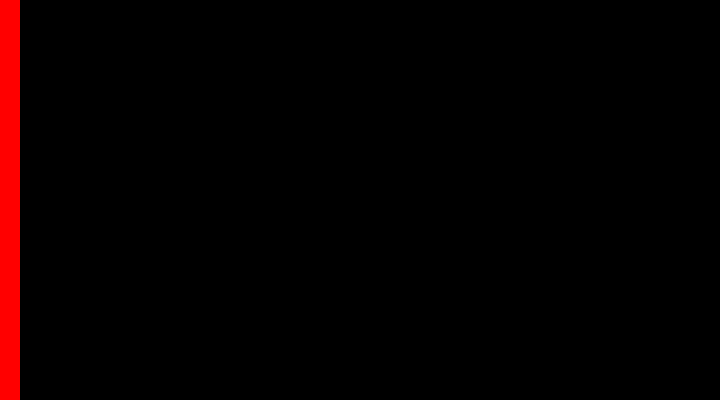
Frame 1 (no input)
Frame 60 (no input): identical to frame 1, image omitted
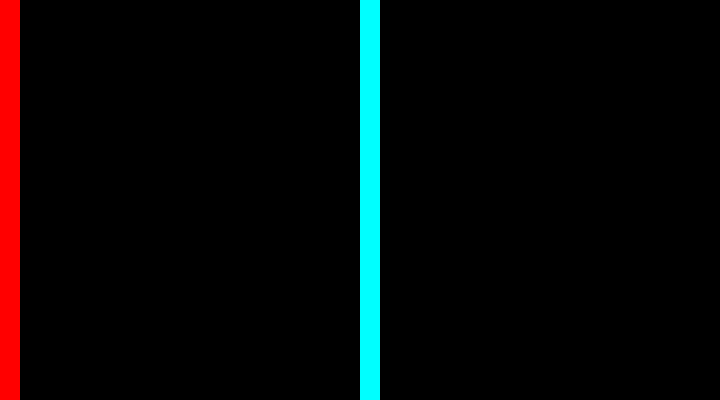
Frame 120 (the mouse pressed at the canvas centre since frame 60)

The p5.js sketch that drew these frames (run headless with seeded random() and noise() and a simulated clock; from frame 60 on, the mouse is pressed at the canvas centre):

// p5.js sketch
// ── sketch.js
const barWidth = 20;
let lastBar = -1;

function setup() {
  createCanvas(720, 400);
  colorMode(HSB, height, height, height);
  noStroke();
  background(0);
}

function draw() {
  let whichBar = mouseX / barWidth;
  if (whichBar !== lastBar) {
    let barX = whichBar * barWidth;
    fill(mouseY, height, height);
    rect(barX, 0, barWidth, height);
    lastBar = whichBar;
  }
}
